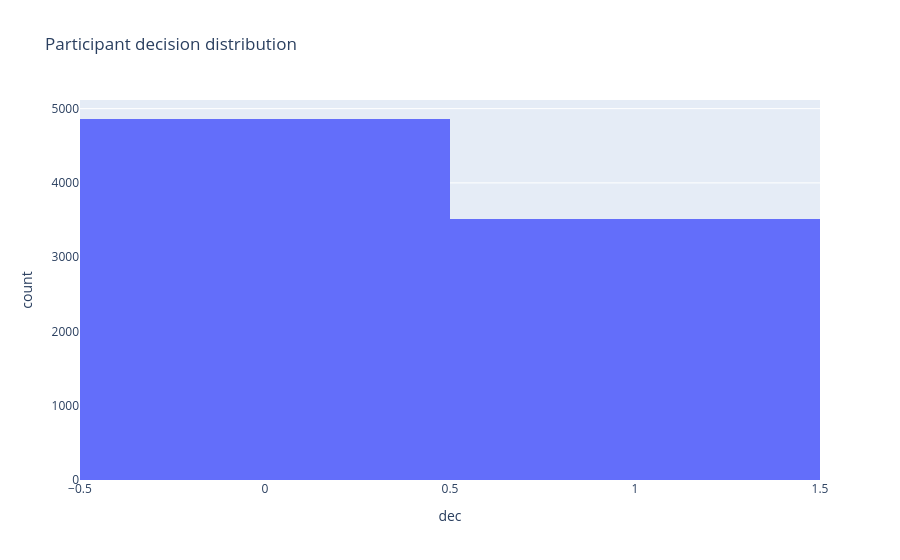
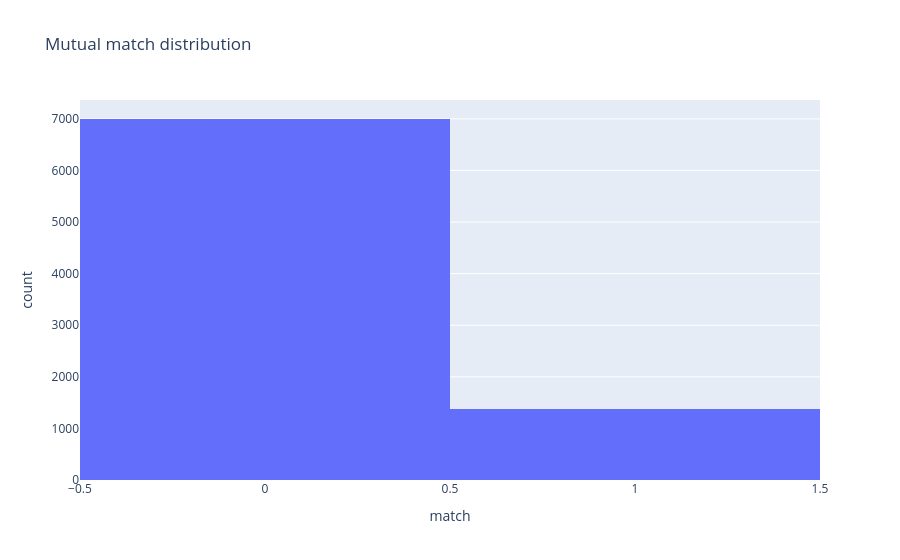

Notebook code cell kept with these figures, in order:
### Markdown cell above
The same counts as bars, one chart for `dec` and one for `match`. Most rows are a no on both, and matches are much rarer than yes answers.

### Code cell
fig = px.histogram(df, x="dec", nbins=2, title="Participant decision distribution")
fig.show()

fig = px.histogram(df, x="match", nbins=2, title="Mutual match distribution")
fig.show()

### Figure 1 — Plotly figure (JSON) as saved in the notebook; plotly's stock layout.template omitted (floating-point values rounded to 4 significant figures; data arrays with more than 128 entries replaced by an {"elided": "..."} marker saying what was removed)
{"data": [{"bingroup": "x", "hovertemplate": "dec=%{x}<br>count=%{y}<extra></extra>", "legendgroup": "", "marker": {"color": "#636efa", "pattern": {"shape": ""}}, "name": "", "nbinsx": 2, "orientation": "v", "showlegend": false, "type": "histogram", "x": {"elided": "8378 int values"}, "xaxis": "x", "yaxis": "y"}], "layout": {"barmode": "relative", "legend": {"tracegroupgap": 0}, "title": {"text": "Participant decision distribution"}, "xaxis": {"anchor": "y", "domain": [0.0, 1.0], "title": {"text": "dec"}}, "yaxis": {"anchor": "x", "domain": [0.0, 1.0], "title": {"text": "count"}}}}

### Figure 2 — Plotly figure (JSON) as saved in the notebook; plotly's stock layout.template omitted (floating-point values rounded to 4 significant figures; data arrays with more than 128 entries replaced by an {"elided": "..."} marker saying what was removed)
{"data": [{"bingroup": "x", "hovertemplate": "match=%{x}<br>count=%{y}<extra></extra>", "legendgroup": "", "marker": {"color": "#636efa", "pattern": {"shape": ""}}, "name": "", "nbinsx": 2, "orientation": "v", "showlegend": false, "type": "histogram", "x": {"elided": "8378 int values"}, "xaxis": "x", "yaxis": "y"}], "layout": {"barmode": "relative", "legend": {"tracegroupgap": 0}, "title": {"text": "Mutual match distribution"}, "xaxis": {"anchor": "y", "domain": [0.0, 1.0], "title": {"text": "match"}}, "yaxis": {"anchor": "x", "domain": [0.0, 1.0], "title": {"text": "count"}}}}
